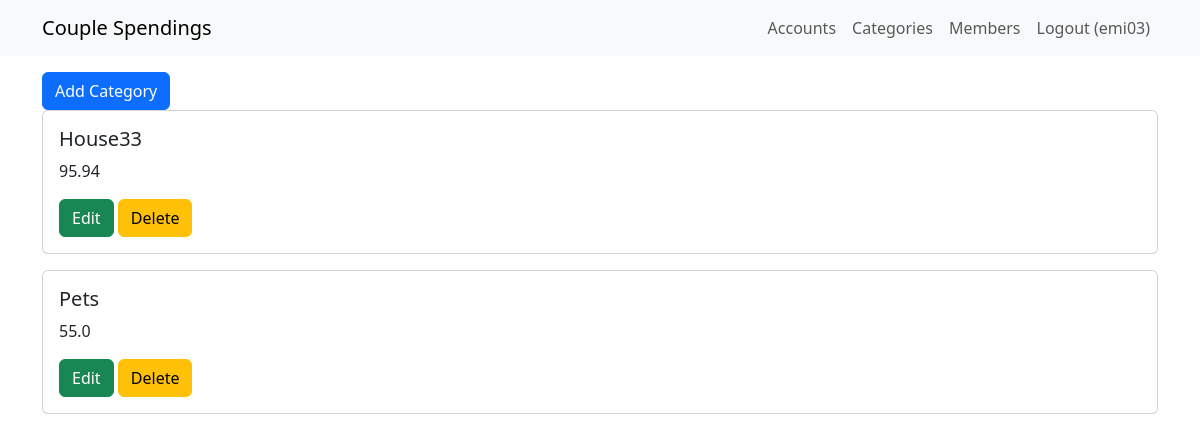
Before: /4/useraccounts/personalSpendings/categories with the older database file.
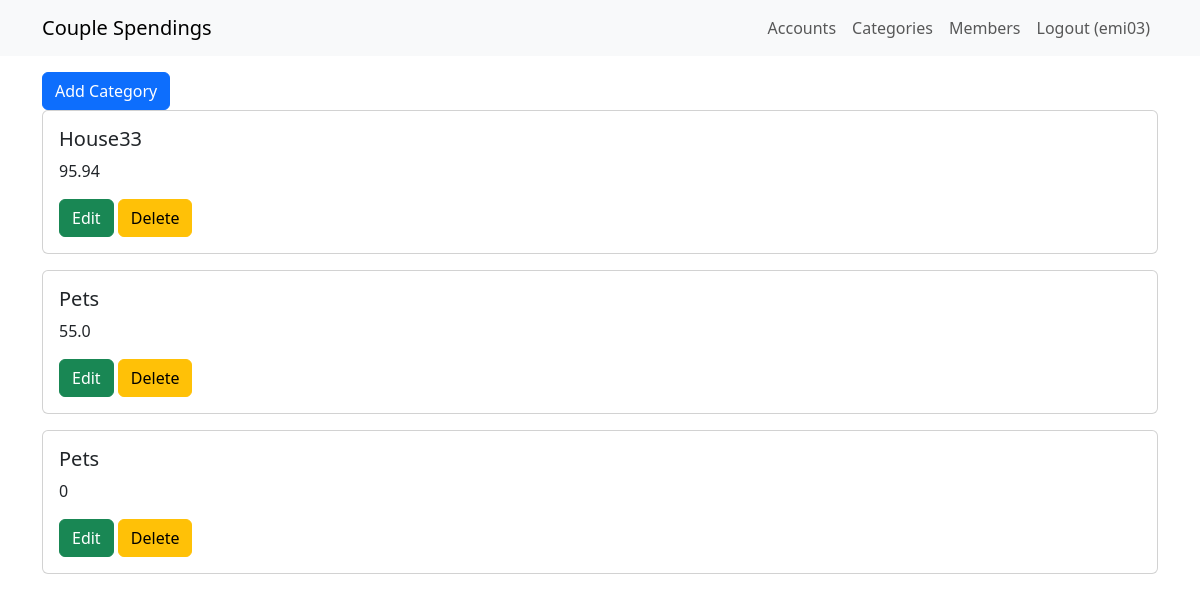
After: the same page with the newer database file.
### spendings/models.py (models this page shows, shortened)
class Categories(models.Model):
    user = models.ForeignKey('auth.User', on_delete=models.CASCADE, default=1)
    categoryName = models.CharField(max_length = 100)

### spendings/views.py (the view)
# urls.py: path('<int:user_id>/useraccounts/personalSpendings/categories', views.categoriesView, name='categoriesView'),
def categoriesView(request, user_id):
    user = get_object_or_404(User, pk=user_id)
    categories = Categories.objects.filter(personalspending__user=user).distinct()
    total_by_category = {}
    for category in categories:
        total = PersonalSpending.objects.filter(user=user, category=category).aggregate(Sum('spendingAmount')).get('spendingAmount__sum') or 0
        total_by_category[category] = total
    return render(request, 'categories.html', {'user': user, 'total_by_category': total_by_category})

### spendings/templates/categories.html
{% extends 'base.html' %}
{% block content %}
<a href="{% url 'createPersonalCategories' user_id=user.id %}"><button class="btn btn-primary">
    Add Category
</button>
</a>
{% for category, total in total_by_category.items %}
<div class="card mb-3">
    <div class="row g-0">
        <div>
            <div class="card-body">
                <h5 class="card-title">
                    {{ category.categoryName }}
                </h5>
                <p class="card-text">
                    {{ total }}
                </p>
                {% if user.is_authenticated %}
                <a class="btn btn-success" href="{% url 'updateCategory' user_id=user.id category_id=category.id %}">
                    Edit
                </a>
                <a class="btn btn-warning" href="{% url 'deleteCategory' user_id=user.id category_id=category.id %}">
                    Delete
                </a>
                {% endif %}
            </div>
        </div>
    </div>
</div>
{% endfor %}
{% endblock content %}

Changed rows visible on the page:
added Categories: categoryName "Pets", total "0"
